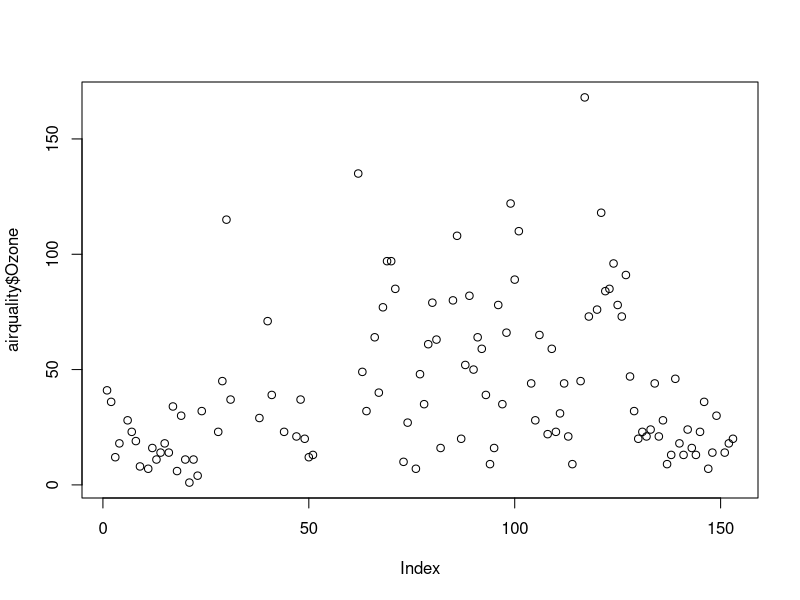
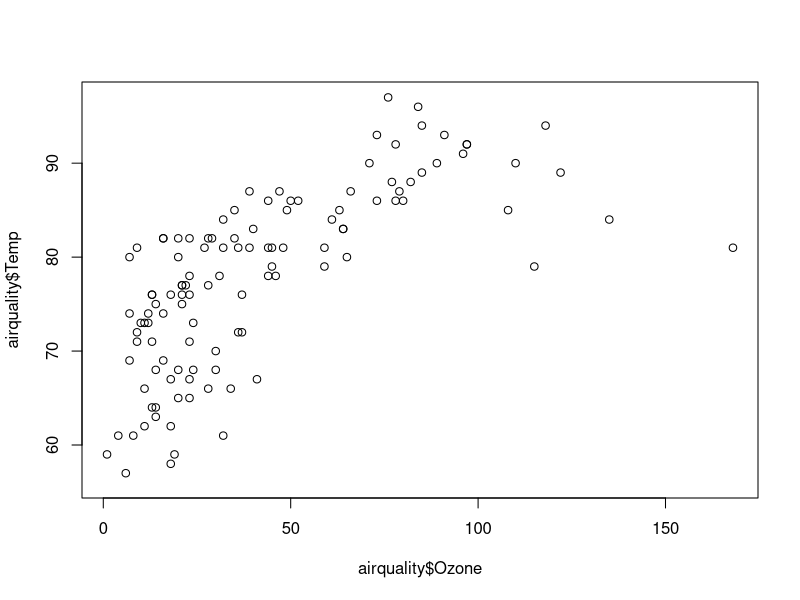
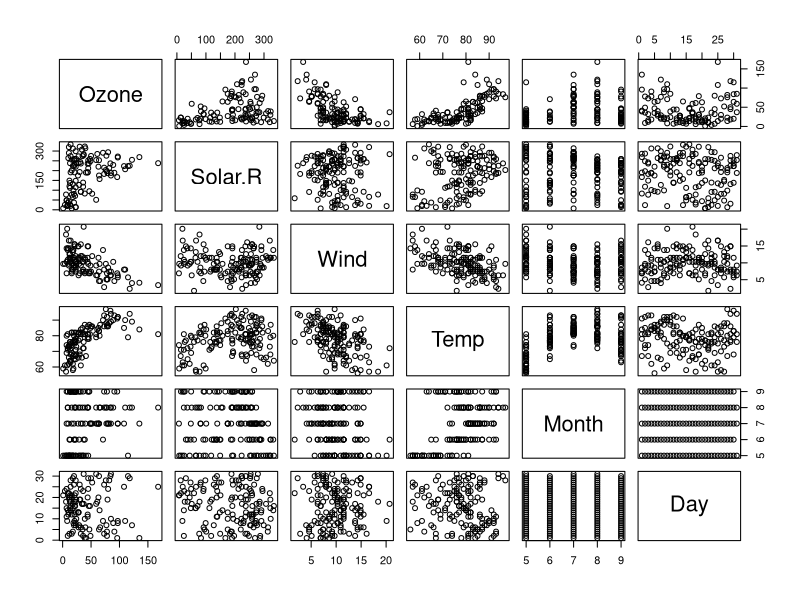
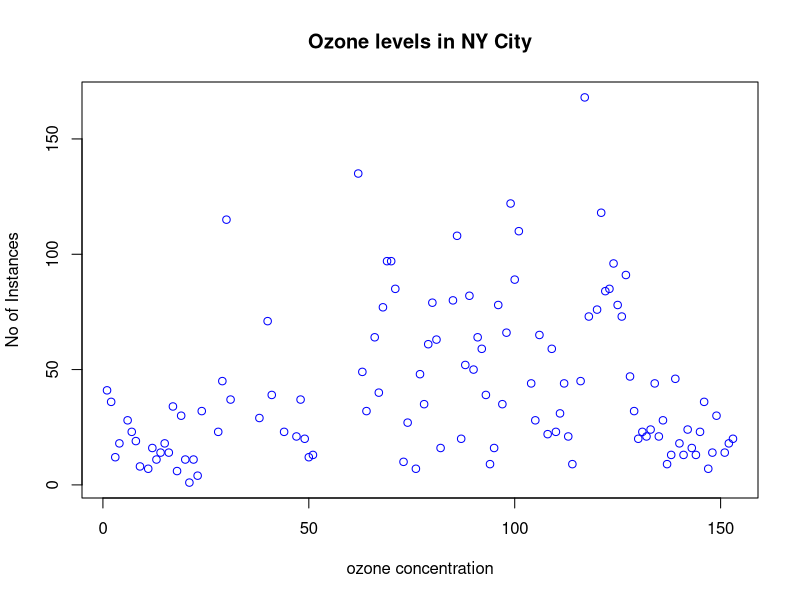
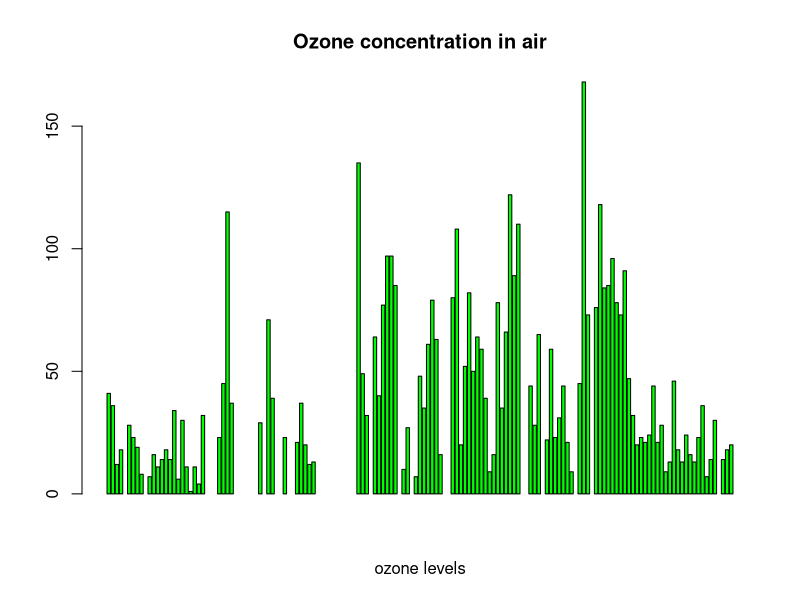
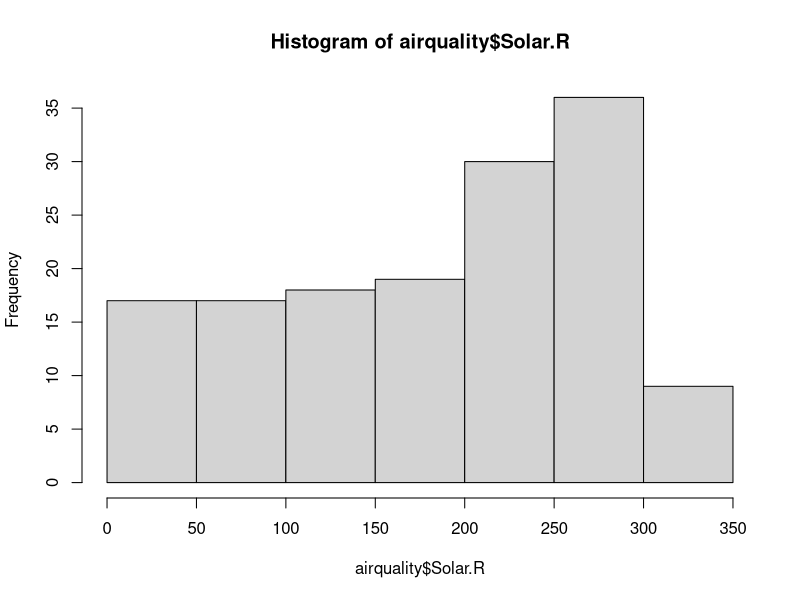
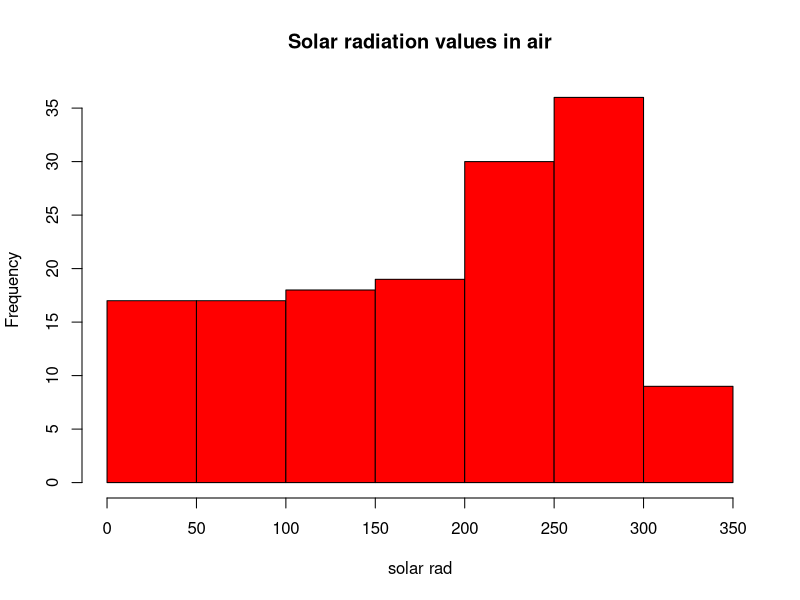
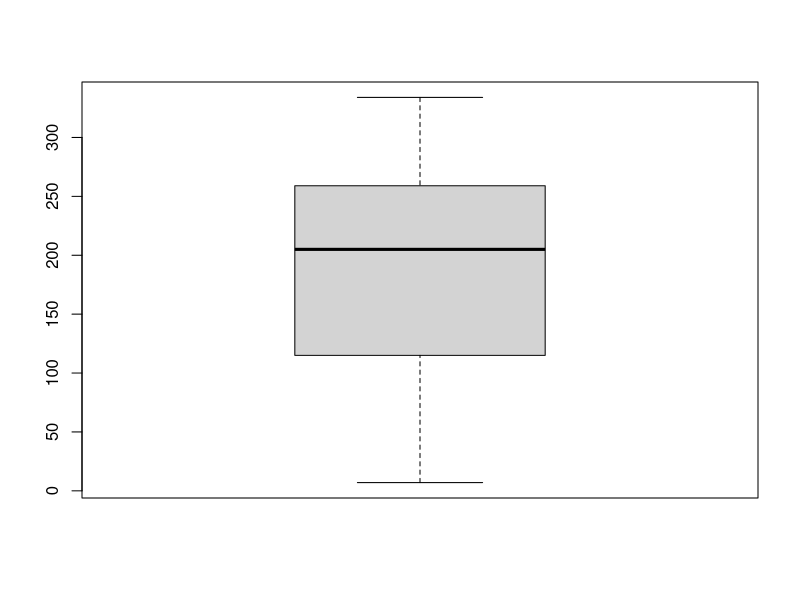

These figures' R source, in order:
airquality<-datasets::airquality
head(airquality)
tail(airquality)
airquality[,c(1,2)]
summary(airquality$Ozone)
summary(airquality$Wind)
plot(airquality$Ozone)
plot(airquality$Ozone, airquality$Temp)
plot(airquality)
summary(airquality)
#points and lines
plot(airquality$Ozone,xlab='ozone concentration',ylab='No of Instances',main='Ozone levels in NY City',col='blue')


#Horizontal barplot
barplot(airquality$Ozone,main='Ozone concentration in air',xlab='ozone levels',col='green',horiz=FALSE)
hist(airquality$Solar.R)
hist(airquality$Solar.R,main='Solar radiation values in air',xlab='solar rad',col='red')


#single boxplot
boxplot(airquality$Solar.R)

#Multiple boxplot
boxplot(airquality[,1:4],main='Multiple')


par(mfrow=c(3,3),mar=c(2,5,2,1),las=0,bty="n")
plot(airquality$Ozone)
plot(airquality$Ozone,airquality$Wind)
plot(airquality$Ozone, type="c")
plot(airquality$Ozone,type='s')
plot(airquality$Ozone,type="h")
barplot(airquality$Ozone,main='Ozone concentration in air',xlab='ozone levels',col='green',horiz=FALSE)
hist(airquality$Solar.R)
hist(airquality$Solar.R,main='Solar radiation values in air',xlab='solar rad',col='red')
boxplot(airquality$Solar.R)
boxplot(airquality[,1:4],main='Multiple')